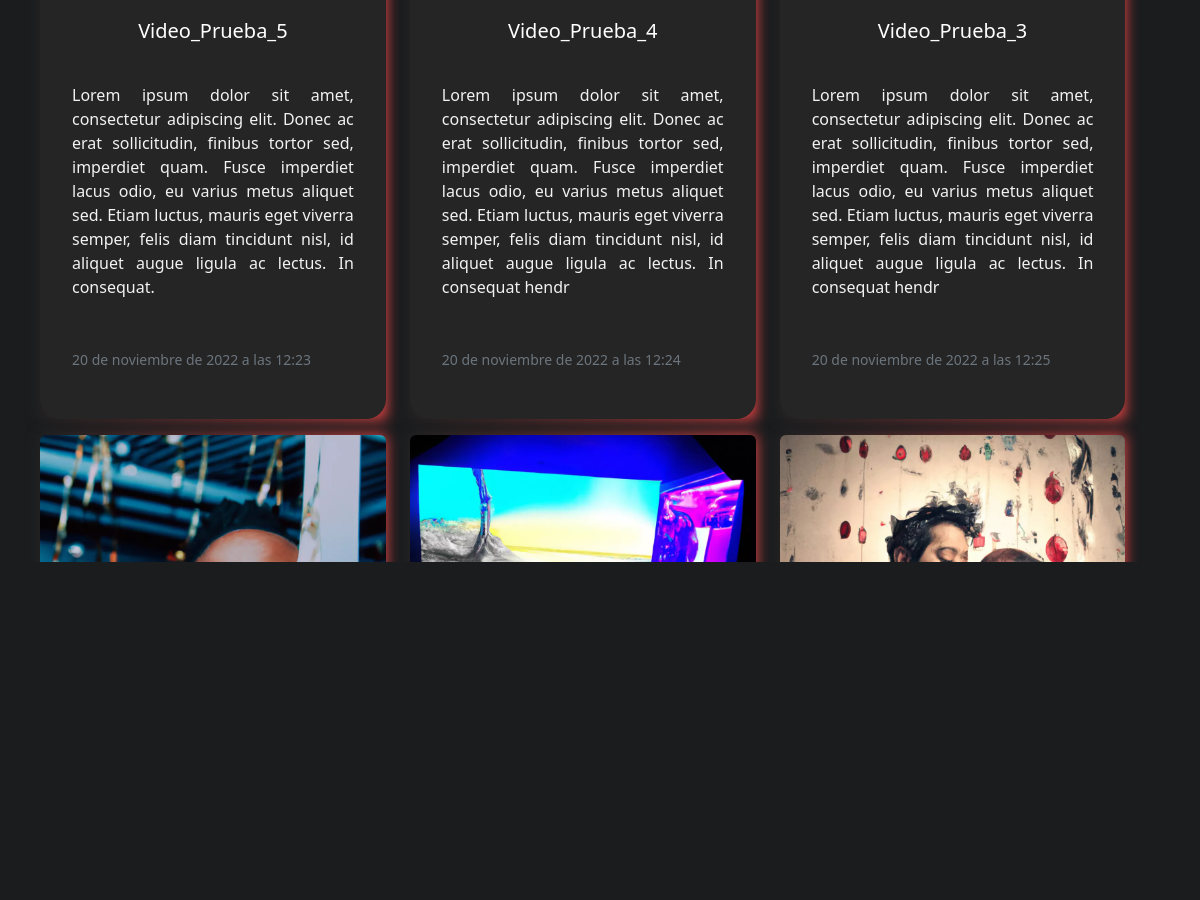
/base/videos (middle part), run on an earlier commit of the app's database.
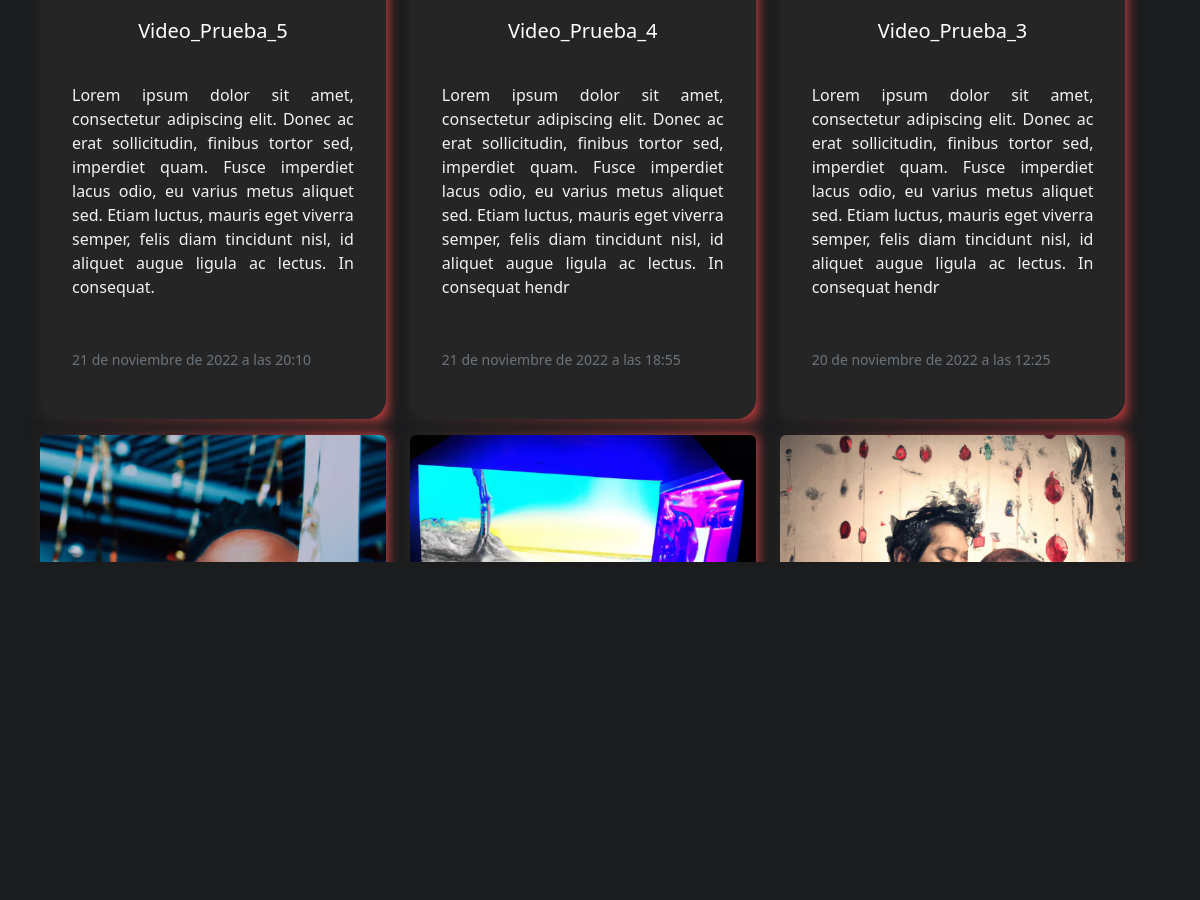
And on a later commit of the database.
### app_1/models.py (models this page shows, shortened)
class Video(models.Model):  # MODIFICADO
    title = models.CharField(max_length=30, default='')
    description = models.TextField(max_length=300, null=True)
    path = models.CharField(max_length=2000, null=True)
    thumnail = models.CharField(max_length=2000, null=True)
    length = models.IntegerField(null=True, default=0)
    datetime = models.DateTimeField(auto_now=True, blank=False, null=False)
    likes = models.IntegerField(null=True, default=0)
    dislikes = models.IntegerField(null=True, default=0)
    cathegory = models.CharField(
        max_length=300, null=True, choices=VIDEO_CATHEGORY, default='')
    channel = models.ForeignKey(Channel, on_delete=models.CASCADE,
                                blank=True, null=True, default='', related_name='videos')

### app_1/views.py (the view)
# urls.py: path('base/videos', VideoListView.as_view(), name='videos'),
class VideoListView (ListView):
    model = Video
    template_name= 'app_1/videos.html'

### app_1/templates/app_1/videos.html (shortened to what this page needs)
<!DOCTYPE html>
{% extends 'app_1/base.html' %} {% load account %} {% user_display user %}
{% load static %}
{% block estilo %}<link rel="stylesheet" href="../../static/css/video.css"> {% endblock %}
{% block contentVideo %}
<div class="scroll-bg" >
  <div class="scroll-div" >
    <div class="scroll-object" >
      <div class="dashboard-content text-center px-3 pt-4" >
        <div class="row mt-5">
          {% if object_list %} {% comment %} COMPROBACION DE SI NOS DEVUELVE UNA LISTA {% endcomment %}
          {% for video in object_list %}  {% comment %} RECORREMOS {% endcomment %}
          <div class="col-sm 12 col-md-4 col-md-4 col-md-4 py-2">
            <a href="/player/{{video.title}}" class="text-decoration-none">
            <div class="cubo">
              <img src="{{video.thumnail}}" class="rounded cubo-img-top" alt="{{video.title}}">
              <div class="cubo-body p-3">
                <h5 class="cubo-title p-3 text-left">{{video.title}}</h5>
                <p class="cubo-text p-3 text-justify">{{video.description}}</p>
                <p class="cubo-text p-3"><small class="text-muted">{{video.datetime}}</small></p>
              </div>
            </a>
            </div>
          </div>
          {% endfor %}
          {% endif %}
{% endblock %} {% block contentNav %} {% endblock %}

### app_1/templates/app_1/base.html (shortened to what this page needs)
<!DOCTYPE html>
{% load static%}
<html lang="en">
  <head>
    <link rel="stylesheet" href="../../static/css/main2.css">
    {% block estilo %}{% endblock %}
      <link
        rel="stylesheet"
        href="https://cdn.jsdelivr.net/npm/bootstrap@5.2.2/dist/css/bootstrap.rtl.min.css"
      />
  </head>
  <body class="body" >
    <div>
     {% block contentVideo %}{% endblock %}
    <div class="dashboard-content text-center px-3 pt-4" >
    </div>
  </body>
</html>

### app_1/static/css/video.css (style rules this page uses)
html { margin-bottom: 10%; }
.body { background-color: #1B1C1E; }
.cubo-img-top { object-fit:cover ; width: 100%; border-top-left-radius: 20px; border-top-right-radius: 20px; }
.cubo { position:relative; border-radius: 100px; }
.cubo::after { position:absolute; top: 0px; left: 0px; content: ' '; width:100%; height: 100%; background-image: linear-gradient(to right, #252525, #fb4848); filter: blur(7px); z-index: -1; }
.cubo-body { background-color: #252525; color: white; text-decoration: none; text-transform: none; text-decoration-line: none; border-bottom-left-radius: 20px; border-bottom-right-radius: 20px; }
.cubo-title { color: #ffffff; text-decoration: none; }
.cubo-text { color: #f2f2f2; text-decoration: none; text-align: justify; border-radius: 20px; border-bottom-left-radius: 20px; border-bottom-right-radius: 20px; }
.scroll-bg { overflow-x:hidden; overflow-y:hidden; overflow: hidden; margin:2%; }
.scroll-div { width: 97%; height: 1000px; scroll-behavior: smooth; overflow-y:scroll; }

What changed in the data, as far as the page shows it:
changed Video "Video_Prueba_5": datetime "20 de noviembre de 2022 a las 12:23" → "21 de noviembre de 2022 a las 20:10"
changed Video "Video_Prueba_4": datetime "20 de noviembre de 2022 a las 12:24" → "21 de noviembre de 2022 a las 18:55"
